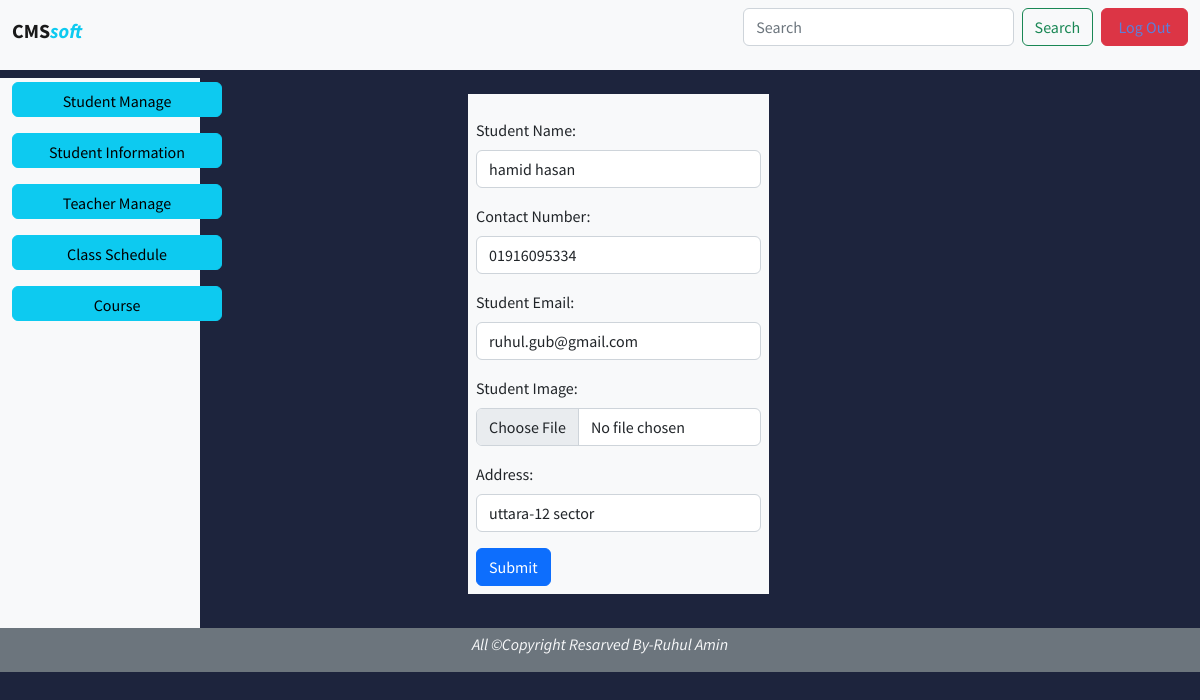
/student_edit.php?sid=19 (signed in), run on the app's committed database.
### tables this page shows
CREATE TABLE `student` (
  `sid` int(10) NOT NULL,
  `bid` int(40) NOT NULL,
  `studentname` varchar(50) NOT NULL,
  `stdcontact` varchar(25) NOT NULL,
  `stdmail` varchar(60) NOT NULL,
  `stdimage` varchar(60) NOT NULL,
  `stdaddress` varchar(200) NOT NULL,
  `totalfee` float(10,2) NOT NULL,
  `collectedfee` float(10,2) NOT NULL,
  `dueamount` float(10,2) NOT NULL
);

### student_edit.php (the view, shortened to what this page needs)
    <?php
    require_once('connectdb.php');
    $sid=$_REQUEST['sid'];
    $sqls="SELECT * from student where sid='$sid'";
    $results =mysqli_query($conn, $sqls);
    $rowss= mysqli_fetch_assoc($results);
    $studentname=$rowss['studentname'];
    $stdcontact=$rowss['stdcontact'];
    $stdmail=$rowss['stdmail'];
    $stdimage=$rowss['stdimage'];
    $stdaddress=$rowss['stdaddress'];
    ?>
    <html>
    <body>
            <link href="https://cdn.jsdelivr.net/npm/bootstrap@5.2.2/dist/css/bootstrap.min.css" rel="stylesheet" >
            <link href="style.css" rel="stylesheet" >
    <div class="conteiner-fluid">
        <div>
          <nav class="navbar navbar-expand-lg bg-light">
        <div class="container-fluid">
          <h1>
          <a class="navbar-brand text-" href="#"><b>CMS</b><span class="text-info"><b><i>soft</i></b> </span></a></h1>
          <form class="d-flex" role="search">
            <input class="form-control me-2" type="search" placeholder="Search" aria-label="Search">
            <div >
            <button class="btn btn-outline-success me-2" type="submit">Search</button>
            </div>
              <button class="btn btn-outline-danger bg-danger " type="button" style="height:38px;width:130px"><a href="logout.php">Log Out</a> </button>
            </form>
          </div>
        </div>
      </div>
      <div class="container-fluid mt-2">
          <div class="row">
              <div class="col-2 bg-light " style="height:550px">
            <p class="mt-1">
                <a href="student_manage.php">
                <button class="btn btn-info" type="button" name="menu-btn1"  style="width:210px;height:35px; align:center;">
                  Student Manage
                </button>
                </a>
              </p>
              <p class="mt-1">
                <a href="student-table.php">
                <button class="btn btn-info" type="button" name="menu-btn1"  style="width:210px;height:35px; align:center;">
                  Student Information
                </button>
                </a>
              </p>
            <p class="mt-1">
                <button class="btn btn-info" type="button"  name="menu-btn2"   style="width:210px;height:35px; align:center;">
                 Teacher Manage
                </button>
              </p>
              <p class="mt-1">
                <button class="btn btn-info" type="button"  name="menu-btn2"   style="width:210px;height:35px; align:center;">
                  Class Schedule
                </button>
              </p>
              <p class="mt-1">
                <button class="btn btn-info" type="button"  name="menu-btn2"  style="width:210px;height:35px; align:center;">
                 Course
                </button>
              </p>
            </div>
            <div class="col-10 ">
              <div class=" container-fluid">
                <div class="row">
                 <div class="col-3"></div>
                 <div class="col-4">
                 <p>
      <form action="student_update.php" method="POST" enctype="multipart/form-data "class="bg-light p-2">
            <div class="mb-3 mt-3">
                <label for="studentname" class="form-label">Student Name:</label>
                <input type="text" class="form-control" id="studentname" value="<?php echo $studentname;?>" name="studentname">
            </div>
            <div class="mb-3 mt-3">
                <label for="contactno" class="form-label">Contact Number:</label>
                <input type="text" class="form-control" id="stdcontact" value="<?php echo $stdcontact;?>" name="stdcontact">
            </div>
            <div class="mb-3 mt-3">
                <label for="contactemail" class="form-label">Student Email:</label>
                <input type="email" class="form-control" id="stdmail" value="<?php echo $stdmail;?>" name="stdmail">
            </div>
            <div class="mb-3 mt-3">
                <label for="studentimage" class="form-label">Student Image:</label>
                <input type="file" class="form-control" id="stdimage" value="<?php echo $stdimage;?>" name="stdimage">
            </div>
            <div class="mb-3 mt-3">
                <label for="adress" class="form-label">Address:</label>
                <input type="text" class="form-control" id="stdaddress" value="<?php echo $stdaddress;?>"  name="stdaddress">
            </div>
            <button type="submit" class="btn btn-primary">Submit</button>
      </form>
         </div>
          <div class="col-3"></div>
        </div>
    </div>
  </div>
  <div class="container-fluid bg-Secondary">
    <div class="row">
      <div class="col-12 text-center mt-1 text-light ">
        <p><i>All &copyCopyright Resarved By-Ruhul Amin</i></p>
      </div>
    </div>
  </div>
    </body>
</html>

### style.css (style rules this page uses)
body, html { font-family: 'Source Sans Pro', sans-serif; background-color: #1d243d; padding: 0; margin: 0; }
a { color: #5c7fda; text-decoration: none; }

### data on the page
student: studentname "hamid hasan", stdcontact "01916095334", stdmail "ruhul.gub@gmail.com", stdaddress "uttara-12 sector"
